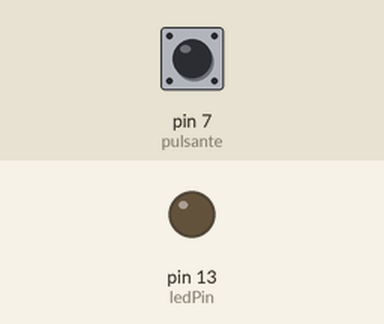
Recording of a sketch running on a simulated Arduino Uno, built with avr-gcc and run on an emulated ATmega328P. Shown: output pins drawn as LEDs (lit = HIGH). The test bench sets the inputs (shaded band); at power-on: pin 7 (pulsante) LOW.

Above: at 1.2 s.
1.3 s: pin 7 (pulsante) pulled HIGH for 0.15 s
At 1.37 s:
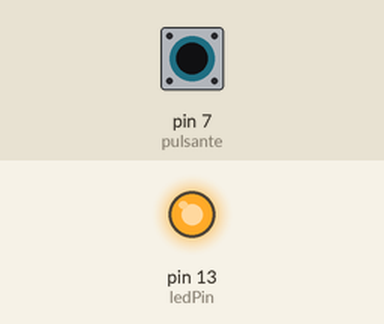
2.9 s: pin 7 (pulsante) pulled HIGH for 3.2 s
At 6.6 s:
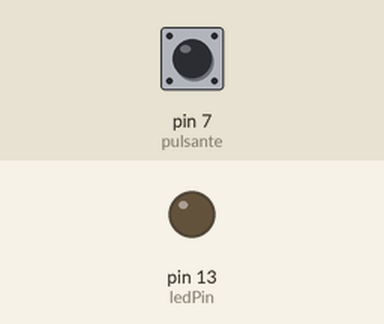
Timing chart, 0 to 8.1 s (numbered marks = the images above; inputs shaded):
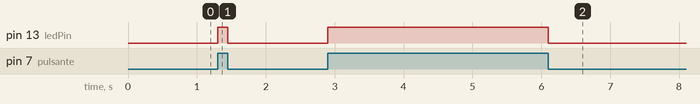

The sketch:

Es4Arduino.ino
```cpp
int ledPin = 13;
int pulsante = 7;
void setup() {
  pinMode(ledPin, OUTPUT);
  pinMode(pulsante, INPUT);
}

void loop() {
  int acceso = digitalRead(pulsante);
  if (acceso == HIGH) {
    digitalWrite(ledPin, HIGH);
  } else {
    digitalWrite(ledPin, LOW);
  }
}
```

Measured:
- after the input at 1.3 s, pin 13 (ledPin): LOW → HIGH at once, → LOW 0.15 s later
- after the input at 2.9 s, pin 13 (ledPin): LOW → HIGH at once, → LOW 3.2 s later
